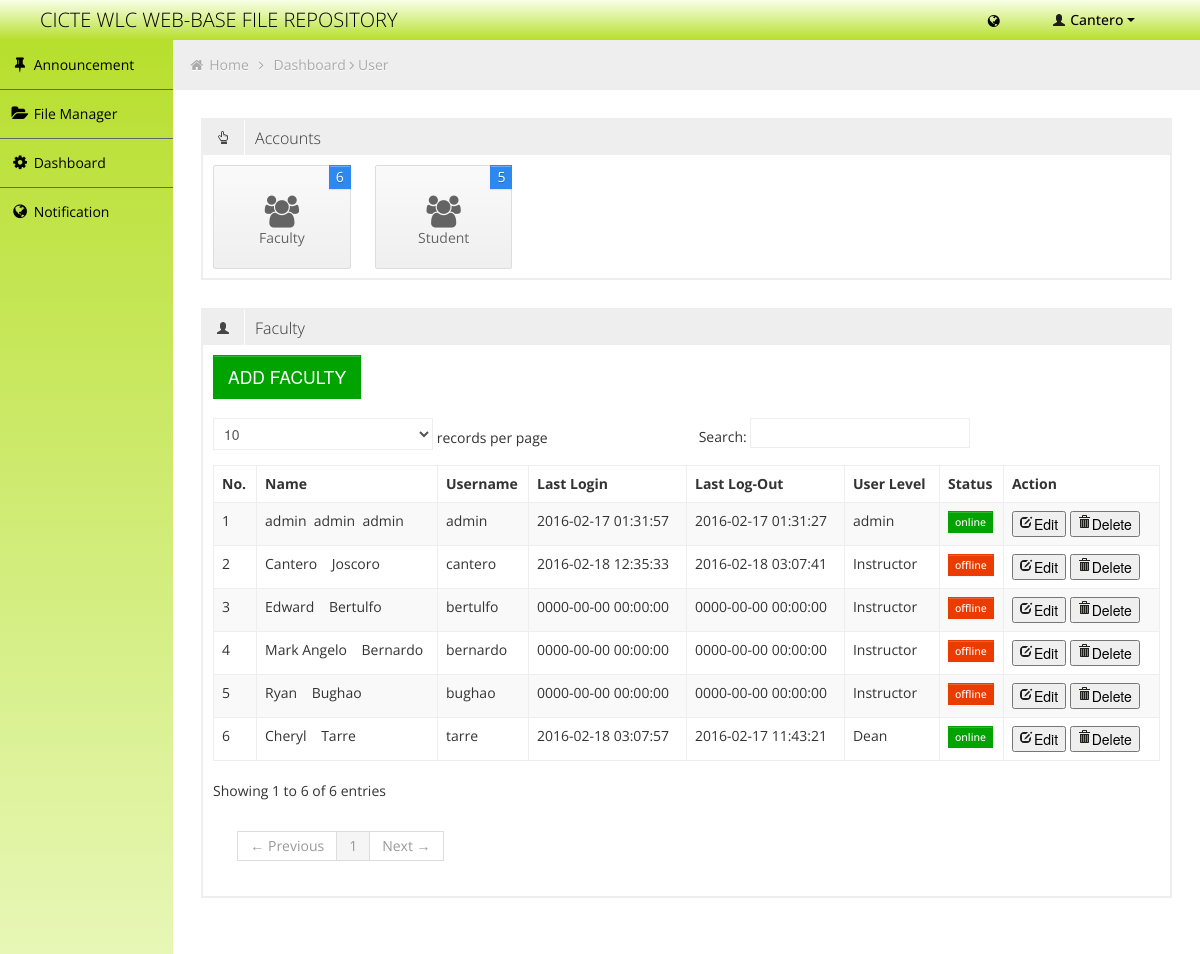
Page /user.php?faculty=true (signed in) on the committed database.
### tables this page shows
CREATE TABLE `fr_staff` (
  `id` int(11) NOT NULL auto_increment,
  `user_id` int(11) NOT NULL,
  `FirstN` varchar(50) NOT NULL,
  `LastN` varchar(50) NOT NULL,
  `midN` varchar(50) NOT NULL,
  PRIMARY KEY  (`id`)
);

CREATE TABLE `fr_user` (
  `id` int(11) NOT NULL auto_increment,
  `username` varchar(50) NOT NULL,
  `password` varchar(50) NOT NULL,
  `UserLvl` int(11) NOT NULL,
  `status` enum('online','pending','offline') NOT NULL default 'pending',
  `last_login_date` datetime NOT NULL,
  `last_logout_date` datetime NOT NULL,
  `activate` int(11) NOT NULL default '1',
  PRIMARY KEY  (`id`)
);

CREATE TABLE `position` (
  `ID` int(11) NOT NULL auto_increment,
  `Position` varchar(50) NOT NULL,
  `UserLvl` int(11) NOT NULL,
  PRIMARY KEY  (`ID`)
);

### user.php (the view, shortened to what this page needs)
<!DOCTYPE html>
<html lang="en">
<head>
	<link id="bootstrap-style" href="css/bootstrap.min.css" rel="stylesheet">
	<link href="css/bootstrap-responsive.min.css" rel="stylesheet">
	<link id="base-style" href="css/style.css" rel="stylesheet">
	<link id="base-style-responsive" href="css/style-responsive.css" rel="stylesheet">
</head>
<body>
	<?php include('php/header.php'); ?>
	<div class="container-fluid-full">
		<div class="row-fluid">
			<?php include('php/menu.php'); ?>
			<div id="content" class="span10">
				<ul class="breadcrumb">
					<li>
						<i class="icon-home"></i>
						<a href="index.php">Home</a>
						<i class="icon-angle-right"></i>
					</li>
					<li><a href="dashboard.php">Dashboard</a></li>
					<i class="icon-angle-right"></i>
					<li><a href="">User</a></li>
				</ul>
				<div class="row-fluid">
					<div class="box defualt span12">
						<div class="box-header">
							<h2><i class="halflings-icon hand-top"></i><span class="break"></span>Accounts</h2>
						</div>
						<div class="box-content">
							<a href="user.php?faculty=true" class="quick-button span2">
								<i class="icon-group"></i>
								<p>Faculty</p>
								<?php
									$result = mysql_query("SELECT * FROM fr_staff");
								?>
								<span class="notification blue"><?php echo mysql_num_rows($result); ?></span>
							</a>
							<a href="user.php?student=true" class="quick-button span2">
								<i class="icon-group"></i>
								<p>Student</p>
								<?php
									$result = mysql_query("SELECT * FROM fr_stud");
								?>
								<span class="notification blue"><?php echo mysql_num_rows($result); ?></span>
							</a>
							<div class="clearfix"></div>
						</div>
					</div>
				</div>
				<div class="row-fluid sortable">
				<div class="box span12">
					<?php
						if(isset($_GET['faculty']))
						{
					?>
							<div class="box-header" data-original-title>
						<h2><i class="halflings-icon user"></i><span class="break"></span>Faculty</h2>
					</div>
					<div class="box-content buttons">
						<a href="user.php?user=faculty"> <button class="btn btn-large btn-success">ADD FACULTY</button> </a>
					</div>
					<div class="box-content">
						<table class="table table-striped table-bordered bootstrap-datatable datatable">
						  <thead>
							  <tr>
							  	  <th>No.</th>
								  <th>Name</th>
								  <th>Username</th>
								  <th>Last Login</th>
								  <th>Last Log-Out</th>
								  <th>User Level</th>
								  <th>Status</th>
								  <th>Action</th>
							  </tr>
						  </thead>
						  <tbody>
						  	<?php
						  			if($_SESSION['Ulvl'] >= 3)
									{
										$result = mysql_query("SELECT fr_user.*,position.Position,fr_staff.FirstN,fr_staff.LastN,fr_staff.midN FROM fr_user,position,fr_staff WHERE fr_user.UserLvl > 1 AND fr_user.UserLvl = position.UserLvl AND fr_user.id = fr_staff.user_id ") or die ("Admin :". mysql_error());
									}
								 	if(mysql_num_rows($result) > 0)
								 	{
								 		while ($row = mysql_fetch_array($result))
								 		{
								 		$Count++;
								 ?>
								 		<tr>
											<td><?php echo $Count; ?></td>
											<td><?php echo $row['FirstN'].' &nbsp'.$row['midN'].' &nbsp'.$row['LastN'] ; ?></td>
											<td><?php echo $row['username']; ?></td>
											<td><?php echo $row['last_login_date']; ?></td>
											<td><?php echo $row['last_logout_date']; ?></td>
											<td><?php echo $row['Position']; ?></td>
											<td><?php echo $row['status'] == 'online' ? '<span class="btn btn-mini btn-success">'. $row['status'] .'</span>' : '<span class="btn btn-mini btn-danger">'.$row['status'].'</span>' ; ?> </td>
											<td><a href="user.php?user=edit_faculty&&id=<?php echo $row['id']; ?>"><button><i class="halflings-icon edit"></i>Edit</button></a> <a onclick="return confirm('Are you sure you want to delete?');" href="php/delete.php?delete=edit_faculty&&id=<?php echo $row['id']; ?>"><button><i class="halflings-icon trash"></i>Delete</button></a></td>
										</tr>
								<?php
										}
								?>
								<?php
									}
									else
									{
										echo "<tr > <td colspan='9'> File Records  Empty! </td></tr>";
									}
								?>
						  </tbody>
					  </table>
					</div>
					<?php
						}
					?>
				</div>
			</div>
			</div>
		</div>
	</div>
</body>
</html>

### php/header.php (shortened to what this page needs)
<?php
		if($_SESSION['UserLvl'] == 1)
		{
			$result1 = mysql_query("SELECT * FROM fr_stud WHERE user_id = '".$_SESSION['user_id']."'");
			$row1 = mysql_fetch_array($result1);
			$name = $row1['FName'];
			$lname = $row1['LName'];
		}
		else  if($_SESSION['UserLvl'] >= 3)
		{
			$result1 = mysql_query("SELECT * FROM fr_staff WHERE user_id = '".$_SESSION['user_id']."'");
			$row1 = mysql_fetch_array($result1);
			$name = $row1['FirstN'];
		}
?>
<div class="navbar">
	<div class="navbar-inner">
		<div class="container-fluid">
			<a class="brand" href=""><span>CICTE WLC WEB-BASE FILE REPOSITORY</span></a>
			<div class="nav-no-collapse header-nav">
				<ul class="nav pull-right">
					<li class="dropdown hidden-phone">
								<a class="btn dropdown-toggle" data-toggle="dropdown" href="#">
										<i class="icon-globe"></i>
								</a>
					</li>
					<li class="dropdown">
						<a class="btn dropdown-toggle" data-toggle="dropdown" href="#">
							<i class="halflings-icon white user"></i> <?php echo $name; ?>
							<span class="caret"></span>
						</a>
					</li>
				</ul>
			</div>
		</div>
	</div>
</div>

### css/style-responsive.css (style rules this page uses)
@media (min-width: 1200px) { .container-fluid-full { overflow: hidden; position: relative; height: 100%; } }
@media (min-width: 1200px) { #content { width: 85.578%; padding: 28px; margin: 0px 0px; margin-left: 14.422% !important; } }

### css/halflings.css (style rules this page uses)
html, html .halflings { -webkit-font-smoothing: antialiased !important; }
.halflings-icon { display: inline-block; width: 14px; height: 14px; line-height: 14px; vertical-align: text-top; background-image: url(../img/glyphicons_halflings.svg); background-position: 0 0; background-repeat: no-repeat; vertical-align: top; *display: inline; *zoom: 1; *margin-right: .3em; }
.halflings-icon.user { background-position: -168px 0; }
.halflings-icon.trash { background-position: -456px 0; }
.halflings-icon.edit { background-position: -96px -72px; }
.halflings-icon.hand-top { background-position: -192px -144px; }

### rows in the picture
fr_staff: FirstN "Cantero"
fr_user: fr_staff.FirstN "admin", fr_staff.midN "admin", fr_staff.LastN "admin", username "admin", last_login_date "2016-02-17 01:31:57", last_logout_date "2016-02-17 01:31:27", position.Position "admin", status "online"
fr_user: fr_staff.FirstN "Cantero", fr_staff.LastN "Joscoro", username "cantero", last_login_date "2016-02-18 12:35:33", last_logout_date "2016-02-18 03:07:41", position.Position "Instructor", status "offline"
fr_user: fr_staff.FirstN "Edward", fr_staff.LastN "Bertulfo", username "bertulfo", last_login_date "0000-00-00 00:00:00", last_logout_date "0000-00-00 00:00:00", position.Position "Instructor", status "offline"
fr_user: fr_staff.FirstN "Mark Angelo", fr_staff.LastN "Bernardo", username "bernardo", last_login_date "0000-00-00 00:00:00", last_logout_date "0000-00-00 00:00:00", position.Position "Instructor", status "offline"
fr_user: fr_staff.FirstN "Ryan", fr_staff.LastN "Bughao", username "bughao", last_login_date "0000-00-00 00:00:00", last_logout_date "0000-00-00 00:00:00", position.Position "Instructor", status "offline"
fr_user: fr_staff.FirstN "Cheryl", fr_staff.LastN "Tarre", username "tarre", last_login_date "2016-02-18 03:07:57", last_logout_date "2016-02-17 11:43:21", position.Position "Dean", status "online"

### other values in the picture
mysql_num_rows($result) "6"
mysql_num_rows($result) "5"
